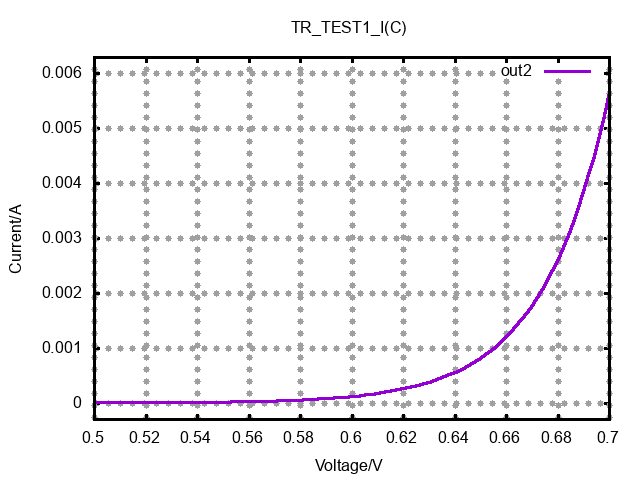

Reproduce this figure in gnuplot.
set termoption noenhanced
set title "TR_TEST1_I(C)"
set xlabel "Voltage/V"
set ylabel "Current/A"
set grid lw 3 
unset logscale x 
set xrange [5.000000e-01:7.000000e-01]
unset logscale y 
set yrange [-3.000000e-04:6.300000e-03]
#set xtics 1
#set x2tics 1
#set ytics 1
#set y2tics 1
set border lw 3
set format y "%g"
set format x "%g"
plot 'tr_test1_i(c).data' using 1:2 with lines lw 3 title "out2"
set terminal push
set terminal png noenhanced
set out 'tr_test1_i(c).png'
replot
set term pop
replot
